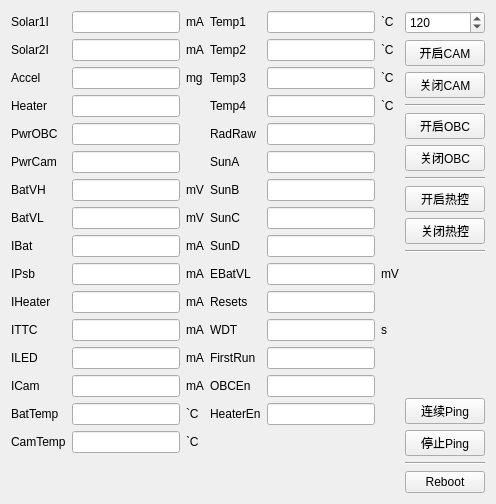
      <widget class="QWidget" name="eps">
       <attribute name="title">
        <string>EPS</string>
       </attribute>
       <layout class="QHBoxLayout" name="horizontalLayout_2">
        <item>
         <layout class="QGridLayout" name="gridLayout">
          <item row="10" column="0">
           <widget class="QLabel" name="label_16">
            <property name="text">
             <string>IHeater</string>
            </property>
           </widget>
          </item>
          <item row="3" column="0">
           <widget class="QLabel" name="label_8">
            <property name="text">
             <string>Heater</string>
            </property>
           </widget>
          </item>
          <item row="2" column="1">
           <widget class="QLineEdit" name="accel"/>
          </item>
          <item row="8" column="2">
           <widget class="QLabel" name="label_20">
            <property name="text">
             <string>mA</string>
            </property>
           </widget>
          </item>
          <item row="8" column="1">
           <widget class="QLineEdit" name="ibat"/>
          </item>
          <item row="1" column="2">
           <widget class="QLabel" name="label_5">
            <property name="text">
             <string>mA</string>
            </property>
           </widget>
          </item>
          <item row="6" column="1">
           <widget class="QLineEdit" name="batvh"/>
          </item>
          <item row="9" column="1">
           <widget class="QLineEdit" name="ipsb"/>
          </item>
          <item row="5" column="0">
           <widget class="QLabel" name="label_11">
            <property name="text">
             <string>PwrCam</string>
            </property>
           </widget>
          </item>
          <item row="11" column="0">
           <widget class="QLabel" name="label_17">
            <property name="text">
             <string>ITTC</string>
            </property>
           </widget>
          </item>
          <item row="12" column="1">
           <widget class="QLineEdit" name="iled"/>
          </item>
          <item row="7" column="2">
           <widget class="QLabel" name="label_19">
            <property name="text">
             <string>mV</string>
            </property>
           </widget>
          </item>
          <item row="14" column="2">
           <widget class="QLabel" name="label_29">
            <property name="text">
             <string>`C</string>
            </property>
           </widget>
          </item>
          <item row="7" column="0">
           <widget class="QLabel" name="label_13">
            <property name="text">
             <string>BatVL</string>
            </property>
           </widget>
          </item>
          <item row="4" column="1">
           <widget class="QLineEdit" name="pwrobc"/>
          </item>
          <item row="2" column="0">
           <widget class="QLabel" name="label_6">
            <property name="text">
             <string>Accel</string>
            </property>
           </widget>
          </item>
          <item row="6" column="2">
           <widget class="QLabel" name="label_9">
            <property name="text">
             <string>mV</string>
            </property>
           </widget>
          </item>
          <item row="11" column="1">
           <widget class="QLineEdit" name="ibus"/>
          </item>
          <item row="5" column="1">
           <widget class="QLineEdit" name="pwrcam"/>
          </item>
          <item row="13" column="0">
           <widget class="QLabel" name="label_25">
            <property name="text">
             <string>ICam</string>
            </property>
           </widget>
          </item>
          <item row="10" column="2">
           <widget class="QLabel" name="label_22">
            <property name="text">
             <string>mA</string>
            </property>
           </widget>
          </item>
          <item row="13" column="2">
           <widget class="QLabel" name="label_28">
            <property name="text">
             <string>mA</string>
            </property>
           </widget>
          </item>
          <item row="14" column="0">
           <widget class="QLabel" name="label_26">
            <property name="text">
             <string>BatTemp</string>
            </property>
           </widget>
          </item>
          <item row="2" column="2">
           <widget class="QLabel" name="label_7">
            <property name="text">
             <string>mg</string>
            </property>
           </widget>
          </item>
          <item row="4" column="0">
           <widget class="QLabel" name="label_10">
            <property name="text">
             <string>PwrOBC</string>
            </property>
           </widget>
          </item>
          <item row="9" column="2">
           <widget class="QLabel" name="label_21">
            <property name="text">
             <string>mA</string>
            </property>
           </widget>
          </item>
          <item row="13" column="1">
           <widget class="QLineEdit" name="icam"/>
          </item>
          <item row="14" column="1">
           <widget class="QLineEdit" name="battemp"/>
          </item>
          <item row="15" column="2">
           <widget class="QLabel" name="label_30">
            <property name="text">
             <string>`C</string>
            </property>
           </widget>
          </item>
          <item row="15" column="1">
           <widget class="QLineEdit" name="camtemp"/>
          </item>
          <item row="8" column="0">
           <widget class="QLabel" name="label_14">
            <property name="text">
             <string>IBat</string>
            </property>
           </widget>
          </item>
          <item row="3" column="1">
           <widget class="QLineEdit" name="heater"/>
          </item>
          <item row="7" column="1">
           <widget class="QLineEdit" name="batvl"/>
          </item>
          <item row="10" column="1">
           <widget class="QLineEdit" name="iheater"/>
          </item>
          <item row="1" column="0">
           <widget class="QLabel" name="label_4">
            <property name="text">
             <string>Solar2I</string>
            </property>
           </widget>
          </item>
          <item row="9" column="0">
           <widget class="QLabel" name="label_15">
            <property name="text">
             <string>IPsb</string>
            </property>
           </widget>
          </item>
          <item row="6" column="0">
           <widget class="QLabel" name="label_12">
            <property name="text">
             <string>BatVH</string>
            </property>
           </widget>
          </item>
          <item row="11" column="2">
           <widget class="QLabel" name="label_23">
            <property name="text">
             <string>mA</string>
            </property>
           </widget>
          </item>
          <item row="0" column="0">
           <widget class="QLabel" name="label">
            <property name="text">
             <string>Solar1I</string>
            </property>
           </widget>
          </item>
          <item row="1" column="1">
           <widget class="QLineEdit" name="solar2i"/>
          </item>
          <item row="0" column="2">
           <widget class="QLabel" name="label_3">
            <property name="text">
             <string>mA</string>
            </property>
           </widget>
          </item>
          <item row="12" column="2">
           <widget class="QLabel" name="label_24">
            <property name="text">
             <string>mA</string>
            </property>
           </widget>
          </item>
          <item row="0" column="1">
           <widget class="QLineEdit" name="solar1i"/>
          </item>
          <item row="12" column="0">
           <widget class="QLabel" name="label_18">
            <property name="text">
             <string>ILED</string>
            </property>
           </widget>
          </item>
          <item row="15" column="0">
           <widget class="QLabel" name="label_27">
            <property name="text">
             <string>CamTemp</string>
            </property>
           </widget>
          </item>
          <item row="16" column="1">
           <spacer name="verticalSpacer_2">
            <property name="orientation">
             <enum>Qt::Vertical</enum>
            </property>
            <property name="sizeHint" stdset="0">
             <size>
              <width>20</width>
              <height>40</height>
             </size>
            </property>
           </spacer>
          </item>
         </layout>
        </item>
        <item>
         <layout class="QGridLayout" name="gridLayout_3" rowstretch="1,0,0,0,0,0,0,0,0,0,0,0,0,0,0,0">
          <item row="15" column="1">
           <spacer name="verticalSpacer_3">
            <property name="orientation">
             <enum>Qt::Vertical</enum>
            </property>
            <property name="sizeHint" stdset="0">
             <size>
              <width>20</width>
              <height>40</height>
             </size>
            </property>
           </spacer>
          </item>
          <item row="2" column="0">
           <widget class="QLabel" name="label_59">
            <property name="text">
             <string>Temp3</string>
            </property>
           </widget>
          </item>
          <item row="1" column="2">
           <widget class="QLabel" name="label_89">
            <property name="text">
             <string>`C</string>
            </property>
           </widget>
          </item>
          <item row="0" column="0">
           <widget class="QLabel" name="label_62">
            <property name="text">
             <string>Temp1</string>
            </property>
           </widget>
          </item>
          <item row="9" column="0">
           <widget class="QLabel" name="label_63">
            <property name="text">
             <string>EBatVL</string>
            </property>
           </widget>
          </item>
          <item row="11" column="1">
           <widget class="QLineEdit" name="epswdt"/>
          </item>
          <item row="9" column="1">
           <widget class="QLineEdit" name="ebatvl"/>
          </item>
          <item row="7" column="1">
           <widget class="QLineEdit" name="sunc"/>
          </item>
          <item row="10" column="1">
           <widget class="QLineEdit" name="epsresets"/>
          </item>
          <item row="5" column="0">
           <widget class="QLabel" name="label_61">
            <property name="text">
             <string>SunA</string>
            </property>
           </widget>
          </item>
          <item row="6" column="0">
           <widget class="QLabel" name="label_78">
            <property name="text">
             <string>SunB</string>
            </property>
           </widget>
          </item>
          <item row="4" column="1">
           <widget class="QLineEdit" name="radraw"/>
          </item>
          <item row="1" column="1">
           <widget class="QLineEdit" name="temp2"/>
          </item>
          <item row="3" column="2">
           <widget class="QLabel" name="label_87">
            <property name="text">
             <string>`C</string>
            </property>
           </widget>
          </item>
          <item row="0" column="2">
           <widget class="QLabel" name="label_90">
            <property name="text">
             <string>`C</string>
            </property>
           </widget>
          </item>
          <item row="2" column="2">
           <widget class="QLabel" name="label_88">
            <property name="text">
             <string>`C</string>
            </property>
           </widget>
          </item>
          <item row="11" column="0">
           <widget class="QLabel" name="label_73">
            <property name="text">
             <string>WDT</string>
            </property>
           </widget>
          </item>
          <item row="1" column="0">
           <widget class="QLabel" name="label_76">
            <property name="text">
             <string>Temp2</string>
            </property>
           </widget>
          </item>
          <item row="7" column="0">
           <widget class="QLabel" name="label_75">
            <property name="text">
             <string>SunC</string>
            </property>
           </widget>
          </item>
          <item row="4" column="0">
           <widget class="QLabel" name="label_68">
            <property name="text">
             <string>RadRaw</string>
            </property>
           </widget>
          </item>
          <item row="11" column="2">
           <widget class="QLabel" name="label_74">
            <property name="text">
             <string>s</string>
            </property>
           </widget>
          </item>
          <item row="3" column="1">
           <widget class="QLineEdit" name="temp4"/>
          </item>
          <item row="9" column="2">
           <widget class="QLabel" name="label_81">
            <property name="text">
             <string>mV</string>
            </property>
           </widget>
          </item>
          <item row="8" column="1">
           <widget class="QLineEdit" name="sund"/>
          </item>
          <item row="8" column="0">
           <widget class="QLabel" name="label_64">
            <property name="text">
             <string>SunD</string>
            </property>
           </widget>
          </item>
          <item row="10" column="0">
           <widget class="QLabel" name="label_72">
            <property name="text">
             <string>Resets</string>
            </property>
           </widget>
          </item>
          <item row="0" column="1">
           <widget class="QLineEdit" name="temp1"/>
          </item>
          <item row="2" column="1">
           <widget class="QLineEdit" name="temp3"/>
          </item>
          <item row="3" column="0">
           <widget class="QLabel" name="label_69">
            <property name="text">
             <string>Temp4</string>
            </property>
           </widget>
          </item>
          <item row="6" column="1">
           <widget class="QLineEdit" name="sunb"/>
          </item>
          <item row="5" column="1">
           <widget class="QLineEdit" name="suna"/>
          </item>
          <item row="12" column="0">
           <widget class="QLabel" name="label_236">
            <property name="text">
             <string>FirstRun</string>
            </property>
           </widget>
          </item>
          <item row="13" column="0">
           <widget class="QLabel" name="label_237">
            <property name="text">
             <string>OBCEn</string>
            </property>
           </widget>
          </item>
          <item row="14" column="0">
           <widget class="QLabel" name="label_238">
            <property name="text">
             <string>HeaterEn</string>
            </property>
           </widget>
          </item>
          <item row="12" column="1">
           <widget class="QLineEdit" name="epsfirstrun"/>
          </item>
          <item row="13" column="1">
           <widget class="QLineEdit" name="epsobcen"/>
          </item>
          <item row="14" column="1">
           <widget class="QLineEdit" name="epsheateren"/>
          </item>
         </layout>
        </item>
        <item>
         <layout class="QVBoxLayout" name="verticalLayout_2">
          <item>
           <widget class="QSpinBox" name="pwrcamset">
            <property name="maximum">
             <number>255</number>
            </property>
            <property name="value">
             <number>120</number>
            </property>
           </widget>
          </item>
          <item>
           <widget class="QPushButton" name="camon">
            <property name="text">
             <string>开启CAM</string>
            </property>
           </widget>
          </item>
          <item>
           <widget class="QPushButton" name="camoff">
            <property name="text">
             <string>关闭CAM</string>
            </property>
           </widget>
          </item>
          <item>
           <widget class="Line" name="line">
            <property name="orientation">
             <enum>Qt::Horizontal</enum>
            </property>
           </widget>
          </item>
          <item>
           <widget class="QPushButton" name="obcon">
            <property name="text">
             <string>开启OBC</string>
            </property>
           </widget>
          </item>
          <item>
           <widget class="QPushButton" name="obcoff">
            <property name="text">
             <string>关闭OBC</string>
            </property>
           </widget>
          </item>
          <item>
           <widget class="Line" name="line_2">
            <property name="orientation">
             <enum>Qt::Horizontal</enum>
            </property>
           </widget>
          </item>
          <item>
           <widget class="QPushButton" name="heateron">
            <property name="text">
             <string>开启热控</string>
            </property>
           </widget>
          </item>
          <item>
           <widget class="QPushButton" name="heateroff">
            <property name="text">
             <string>关闭热控</string>
            </property>
           </widget>
          </item>
          <item>
           <widget class="Line" name="line_3">
            <property name="orientation">
             <enum>Qt::Horizontal</enum>
            </property>
           </widget>
          </item>
          <item>
           <spacer name="verticalSpacer">
            <property name="orientation">
             <enum>Qt::Vertical</enum>
            </property>
            <property name="sizeHint" stdset="0">
             <size>
              <width>20</width>
              <height>40</height>
             </size>
            </property>
           </spacer>
          </item>
          <item>
           <widget class="QPushButton" name="pingstart">
            <property name="text">
             <string>连续Ping</string>
            </property>
           </widget>
          </item>
          <item>
           <widget class="QPushButton" name="pingstop">
            <property name="text">
             <string>停止Ping</string>
            </property>
           </widget>
          </item>
          <item>
           <widget class="Line" name="line_4">
            <property name="orientation">
             <enum>Qt::Horizontal</enum>
            </property>
           </widget>
          </item>
          <item>
           <widget class="QPushButton" name="epsreboot">
            <property name="text">
             <string>Reboot</string>
            </property>
           </widget>
          </item>
         </layout>
        </item>
       </layout>
      </widget>
